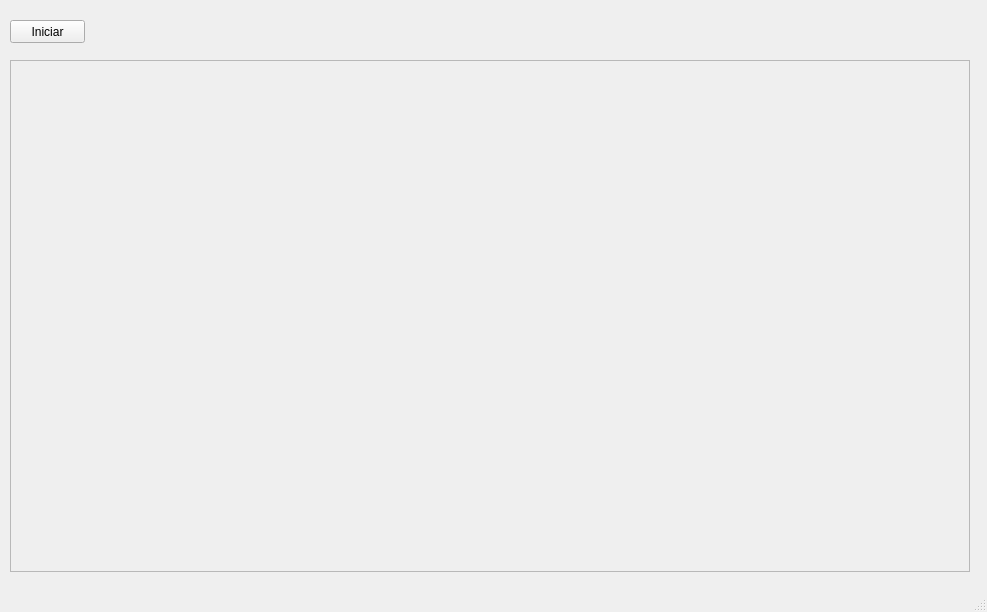
<?xml version="1.0" encoding="UTF-8"?>
<ui version="4.0">
 <class>MainWindow</class>
 <widget class="QMainWindow" name="MainWindow">
  <property name="geometry">
   <rect>
    <x>0</x>
    <y>0</y>
    <width>987</width>
    <height>612</height>
   </rect>
  </property>
  <property name="contextMenuPolicy">
   <enum>Qt::NoContextMenu</enum>
  </property>
  <property name="windowTitle">
   <string>MainWindow</string>
  </property>
  <widget class="QWidget" name="centralwidget">
   <widget class="QPushButton" name="pushButton">
    <property name="geometry">
     <rect>
      <x>10</x>
      <y>20</y>
      <width>75</width>
      <height>23</height>
     </rect>
    </property>
    <property name="text">
     <string>Iniciar</string>
    </property>
   </widget>
   <widget class="QFrame" name="frame">
    <property name="geometry">
     <rect>
      <x>10</x>
      <y>60</y>
      <width>960</width>
      <height>512</height>
     </rect>
    </property>
    <property name="autoFillBackground">
     <bool>true</bool>
    </property>
    <property name="frameShape">
     <enum>QFrame::StyledPanel</enum>
    </property>
    <property name="frameShadow">
     <enum>QFrame::Raised</enum>
    </property>
    <widget class="QLabel" name="label_20">
     <property name="geometry">
      <rect>
       <x>0</x>
       <y>0</y>
       <width>32</width>
       <height>32</height>
      </rect>
     </property>
     <property name="text">
      <string/>
     </property>
     <property name="pixmap">
      <pixmap resource="brick.qrc">:/brick/brick_wall.png</pixmap>
     </property>
    </widget>
    <widget class="QLabel" name="label_22">
     <property name="geometry">
      <rect>
       <x>64</x>
       <y>0</y>
       <width>32</width>
       <height>32</height>
      </rect>
     </property>
     <property name="text">
      <string/>
     </property>
     <property name="pixmap">
      <pixmap resource="brick.qrc">:/brick/brick_wall.png</pixmap>
     </property>
    </widget>
    <widget class="QLabel" name="label">
     <property name="geometry">
      <rect>
       <x>96</x>
       <y>0</y>
       <width>32</width>
       <height>32</height>
      </rect>
     </property>
     <property name="text">
      <string/>
     </property>
     <property name="pixmap">
      <pixmap resource="bomb.qrc">:/bomb_icon/1218_32x32.png</pixmap>
     </property>
    </widget>
    <widget class="QLabel" name="label_23">
     <property name="geometry">
      <rect>
       <x>0</x>
       <y>32</y>
       <width>32</width>
       <height>32</height>
      </rect>
     </property>
     <property name="text">
      <string/>
     </property>
     <property name="pixmap">
      <pixmap resource="brick.qrc">:/brick/brick_wall.png</pixmap>
     </property>
    </widget>
    <widget class="QLabel" name="label_24">
     <property name="geometry">
      <rect>
       <x>128</x>
       <y>0</y>
       <width>32</width>
       <height>32</height>
      </rect>
     </property>
     <property name="text">
      <string/>
     </property>
     <property name="pixmap">
      <pixmap resource="brick.qrc">:/brick/brick_wall.png</pixmap>
     </property>
    </widget>
    <widget class="QLabel" name="label_25">
     <property name="geometry">
      <rect>
       <x>96</x>
       <y>32</y>
       <width>32</width>
       <height>32</height>
      </rect>
     </property>
     <property name="text">
      <string/>
     </property>
     <property name="pixmap">
      <pixmap resource="brick.qrc">:/brick/brick_wall.png</pixmap>
     </property>
    </widget>
    <widget class="QLabel" name="label_26">
     <property name="geometry">
      <rect>
       <x>128</x>
       <y>32</y>
       <width>32</width>
       <height>32</height>
      </rect>
     </property>
     <property name="text">
      <string/>
     </property>
     <property name="pixmap">
      <pixmap resource="brick.qrc">:/brick/brick_wall.png</pixmap>
     </property>
    </widget>
    <widget class="QLabel" name="label_2">
     <property name="geometry">
      <rect>
       <x>32</x>
       <y>32</y>
       <width>32</width>
       <height>32</height>
      </rect>
     </property>
     <property name="text">
      <string/>
     </property>
     <property name="pixmap">
      <pixmap resource="one.qrc">:/one_icon/1377904610_one_page.png</pixmap>
     </property>
    </widget>
    <widget class="QLabel" name="label_3">
     <property name="geometry">
      <rect>
       <x>64</x>
       <y>32</y>
       <width>32</width>
       <height>32</height>
      </rect>
     </property>
     <property name="text">
      <string/>
     </property>
     <property name="pixmap">
      <pixmap resource="two.qrc">:/two_icon/1377904596_two_page.png</pixmap>
     </property>
    </widget>
    <widget class="QLabel" name="label_4">
     <property name="geometry">
      <rect>
       <x>32</x>
       <y>0</y>
       <width>32</width>
       <height>32</height>
      </rect>
     </property>
     <property name="text">
      <string/>
     </property>
     <property name="pixmap">
      <pixmap resource="bomb.qrc">:/bomb_icon/1218_32x32.png</pixmap>
     </property>
    </widget>
   </widget>
  </widget>
  <widget class="QMenuBar" name="menubar">
   <property name="geometry">
    <rect>
     <x>0</x>
     <y>0</y>
     <width>987</width>
     <height>21</height>
    </rect>
   </property>
  </widget>
  <widget class="QStatusBar" name="statusbar"/>
 </widget>
 <resources>
  <include location="bomb.qrc"/>
  <include location="two.qrc"/>
  <include location="one.qrc"/>
  <include location="brick.qrc"/>
 </resources>
 <connections/>
</ui>
